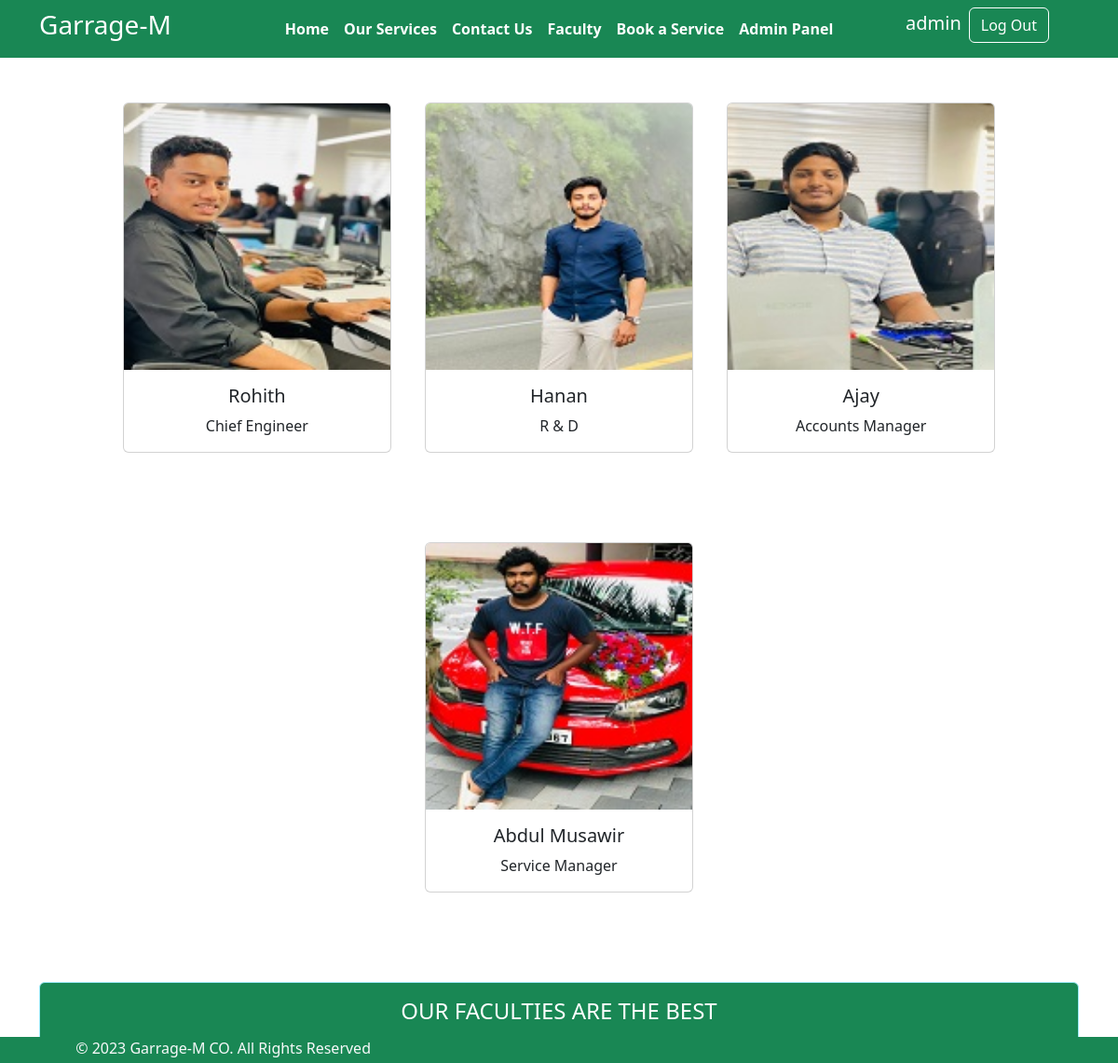
The page /faculty/ (signed in) on the database its author committed.
### home/models.py (models this page shows, shortened)
class Faculty(models.Model):
    f_name=models.CharField(max_length=100)
    f_post=models.TextField()
    f_image=models.ImageField(upload_to='faculty')

### home/views.py (the view)
# urls.py: path('faculty/',faculty,name="faculty"),
@login_required(login_url='login_user')
def faculty(request):
     dict_faculty={'facu':Faculty.objects.all()}
     return render(request,'faculty.html',dict_faculty)

### home/templates/faculty.html (shortened to what this page needs)
{% extends 'base.html' %}
{% block content %}
<div class='container text-center bg-white '>
{% for d in facu %}
<div class="card text-center mx-3 my-5" style="width: 18rem; display:inline-block">
  <img src="{{d.f_image.url}}" class="card-img-top" alt="..." />
  <div class="card-body">
    <h5 class="card-title">{{d.f_name}}</h5>
    <p class="card-text">{{d.f_post}}</p>
  </div>
</div>
{% endfor %}
</div>
<div class="container text-center">
  <div class="alert alert-info mt-5 MB-5 bg-success text-white" role="alert">
      <h4>OUR FACULTIES ARE THE BEST</h3>
     </div>
    </div>
{% endblock %}

### home/templates/base.html (shortened to what this page needs)
{% load static %}
<!DOCTYPE html>
<html>
    <head>
        <link
      href="https://cdn.jsdelivr.net/npm/bootstrap@5.3.0-alpha1/dist/css/bootstrap.min.css"
      rel="stylesheet"
    />
     <link rel="stylesheet" href="http://netdna.bootstrapcdn.com/font-awesome/4.0.3/css/font-awesome.min.css">
    <link rel="stylesheet" href="{% static '/css/style.css' %}">
    </head>
    <body>
      <nav class="navbar navbar-expand-lg navbar-light bg-success">
        <div class="container">
          <div class="col-2 text-left pl-md-0">
            <h3 class="text-white"> Garrage-M </h3>
          </div>
          <div class="collapse navbar-collapse justify-content-center" id="navbarSupportedContent">
            <ul class="navbar-nav justify-content-center  fw-bold">
              <li class="nav-item active">
                <a class="nav-link text-white" href="{% url 'home'%}">Home </a>
              </li>
              <li class="nav-item">
                <a class="nav-link text-white" href="{% url 'services'%}" >Our Services</a>
              </li>
              <li class="nav-item">
                <a class="nav-link text-white" href="{% url 'contact'%}">Contact Us</a>
              </li>
              <li class="nav-item">
                <a class="nav-link text-white" href="{% url 'faculty'%}">Faculty</a>
              </li>
              <li class="nav-item">
                <a class="nav-link text-white" href="{% url 'book'%}">Book a Service</a>
              </li>
              {% if user.is_superuser %}
              <li class="nav-item">
                <a class="nav-link text-white" href="{% url 'adminpanel'%}">Admin Panel</a>
              </li>
              {% endif %}
            </ul>
          </div>
          <div class="col-2 text-right pl-md-0 justify-content-end ">
            <h5 class="text-white  ">{{ request.user.username }}<a href={% url 'logout_user' %} type="submit" class="btn btn-success border-white btn-md mx-2">Log Out</a> </h5>
          </div>
        </div>
      </nav>
        {% block content %}{% endblock  %}
        <section class="fixed-bottom">
          <footer class="pt-100 pb-1 bg-success text-light">
            <div class="container">
              <div class="row align-items-center">
                <div class="col-12 col-md-4 mt-4 mt-md-0 text-center text-md-end">
                  © 2023 Garrage-M CO. All Rights Reserved
                </div>
              </div>
            </div>
          </footer>
        </section>
    </body>
</html>

### rows shown on the page
Faculty: f_image (picture), f_name "Rohith", f_post "Chief Engineer"
Faculty: f_image (picture), f_name "Hanan", f_post "R & D"
Faculty: f_image (picture), f_name "Ajay", f_post "Accounts Manager"
Faculty: f_image (picture), f_name "Abdul Musawir", f_post "Service Manager"

### other values the page prints
{{ request.user.username }} "admin"
